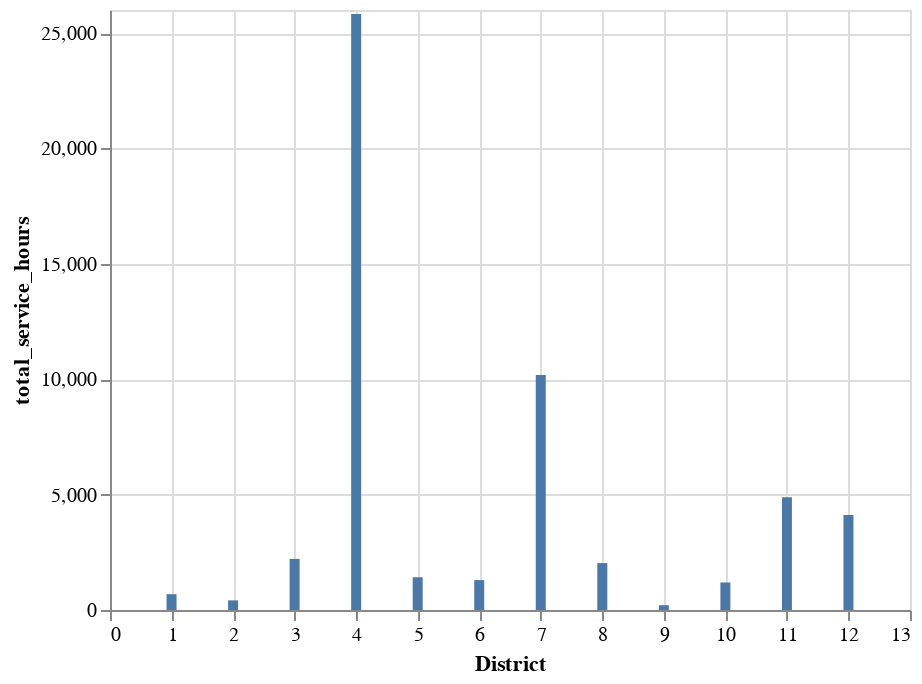

This figure's notebook cell:
### Code cell
import altair as alt

(alt.Chart(by_district)
 .mark_bar()
 .encode(
     x="District",
     y="total_service_hours"
 )
)

### Figure 1 — Vega-Lite specification as saved in the notebook (floating-point values rounded to 4 significant figures)
{"config": {"view": {"continuousWidth": 400, "continuousHeight": 300}}, "data": {"name": "data-217939cc0de1cd7033ece75ebbe6d0d1"}, "mark": "bar", "encoding": {"x": {"field": "District", "type": "quantitative"}, "y": {"field": "total_service_hours", "type": "quantitative"}}, "$schema": "https://vega.github.io/schema/vega-lite/v4.17.0.json", "datasets": {"data-217939cc0de1cd7033ece75ebbe6d0d1": [{"District": 1, "total_service_hours": 685.0, "unique_route": 57, "pct_total_service_hours": 1.3, "pct_unique_route": 3.0}, {"District": 2, "total_service_hours": 417.0, "unique_route": 45, "pct_total_service_hours": 0.8, "pct_unique_route": 2.4}, {"District": 3, "total_service_hours": 2215.0, "unique_route": 142, "pct_total_service_hours": 4.1, "pct_unique_route": 7.6}, {"District": 4, "total_service_hours": 25820.0, "unique_route": 708, "pct_total_service_hours": 47.4, "pct_unique_route": 37.8}, {"District": 5, "total_service_hours": 1419.0, "unique_route": 89, "pct_total_service_hours": 2.6, "pct_unique_route": 4.8}, {"District": 6, "total_service_hours": 1296.0, "unique_route": 70, "pct_total_service_hours": 2.4, "pct_unique_route": 3.7}, {"District": 7, "total_service_hours": 10190.0, "unique_route": 404, "pct_total_service_hours": 18.7, "pct_unique_route": 21.6}, {"District": 8, "total_service_hours": 2032.0, "unique_route": 76, "pct_total_service_hours": 3.7, "pct_unique_route": 4.1}, {"District": 9, "total_service_hours": 208.0, "unique_route": 20, "pct_total_service_hours": 0.4, "pct_unique_route": 1.1}, {"District": 10, "total_service_hours": 1193.0, "unique_route": 82, "pct_total_service_hours": 2.2, "pct_unique_route": 4.4}, {"District": 11, "total_service_hours": 4891.0, "unique_route": 97, "pct_total_service_hours": 9.0, "pct_unique_route": 5.2}, {"District": 12, "total_service_hours": 4112.0, "unique_route": 83, "pct_total_service_hours": 7.5, "pct_unique_route": 4.4}]}}
